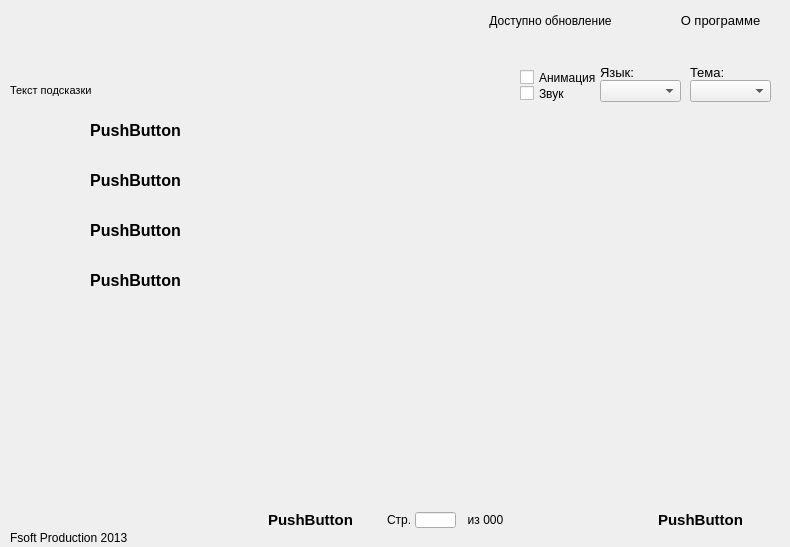
<?xml version="1.0" encoding="UTF-8"?>
<ui version="4.0">
 <class>MainWindow</class>
 <widget class="QMainWindow" name="MainWindow">
  <property name="geometry">
   <rect>
    <x>0</x>
    <y>0</y>
    <width>790</width>
    <height>547</height>
   </rect>
  </property>
  <property name="sizePolicy">
   <sizepolicy hsizetype="Preferred" vsizetype="Preferred">
    <horstretch>0</horstretch>
    <verstretch>0</verstretch>
   </sizepolicy>
  </property>
  <property name="mouseTracking">
   <bool>true</bool>
  </property>
  <property name="windowTitle">
   <string>MainWindow</string>
  </property>
  <widget class="QWidget" name="centralWidget">
   <property name="mouseTracking">
    <bool>true</bool>
   </property>
   <widget class="QLabel" name="button_next_back">
    <property name="geometry">
     <rect>
      <x>635</x>
      <y>504</y>
      <width>136</width>
      <height>32</height>
     </rect>
    </property>
    <property name="styleSheet">
     <string notr="true">QLabel {color: rgb(21, 0, 255);}</string>
    </property>
    <property name="text">
     <string/>
    </property>
    <property name="pixmap">
     <pixmap resource="resources.qrc">:/nextback.png</pixmap>
    </property>
    <property name="alignment">
     <set>Qt::AlignCenter</set>
    </property>
   </widget>
   <widget class="QLabel" name="button_1_back">
    <property name="geometry">
     <rect>
      <x>24</x>
      <y>110</y>
      <width>186</width>
      <height>34</height>
     </rect>
    </property>
    <property name="mouseTracking">
     <bool>true</bool>
    </property>
    <property name="styleSheet">
     <string notr="true">QLabel {color: rgb(21, 0, 255);}</string>
    </property>
    <property name="text">
     <string/>
    </property>
    <property name="pixmap">
     <pixmap resource="resources.qrc">:/button.png</pixmap>
    </property>
    <property name="alignment">
     <set>Qt::AlignCenter</set>
    </property>
   </widget>
   <widget class="QLabel" name="button_2_back">
    <property name="geometry">
     <rect>
      <x>24</x>
      <y>160</y>
      <width>186</width>
      <height>34</height>
     </rect>
    </property>
    <property name="mouseTracking">
     <bool>true</bool>
    </property>
    <property name="styleSheet">
     <string notr="true">QLabel {color: rgb(21, 0, 255);}</string>
    </property>
    <property name="text">
     <string/>
    </property>
    <property name="pixmap">
     <pixmap resource="resources.qrc">:/button.png</pixmap>
    </property>
    <property name="alignment">
     <set>Qt::AlignCenter</set>
    </property>
   </widget>
   <widget class="QLabel" name="button_3_back">
    <property name="geometry">
     <rect>
      <x>24</x>
      <y>210</y>
      <width>186</width>
      <height>34</height>
     </rect>
    </property>
    <property name="mouseTracking">
     <bool>true</bool>
    </property>
    <property name="styleSheet">
     <string notr="true">QLabel {color: rgb(21, 0, 255);}</string>
    </property>
    <property name="text">
     <string/>
    </property>
    <property name="pixmap">
     <pixmap resource="resources.qrc">:/button.png</pixmap>
    </property>
    <property name="alignment">
     <set>Qt::AlignCenter</set>
    </property>
   </widget>
   <widget class="QLabel" name="button_back_back">
    <property name="geometry">
     <rect>
      <x>240</x>
      <y>504</y>
      <width>136</width>
      <height>32</height>
     </rect>
    </property>
    <property name="styleSheet">
     <string notr="true">QLabel {color: rgb(21, 0, 255);}</string>
    </property>
    <property name="text">
     <string/>
    </property>
    <property name="pixmap">
     <pixmap resource="resources.qrc">:/nextback.png</pixmap>
    </property>
    <property name="alignment">
     <set>Qt::AlignCenter</set>
    </property>
   </widget>
   <widget class="QLabel" name="background">
    <property name="geometry">
     <rect>
      <x>0</x>
      <y>0</y>
      <width>790</width>
      <height>547</height>
     </rect>
    </property>
    <property name="mouseTracking">
     <bool>true</bool>
    </property>
    <property name="text">
     <string/>
    </property>
    <property name="pixmap">
     <pixmap resource="resources.qrc">:/back.png</pixmap>
    </property>
   </widget>
   <widget class="QPushButton" name="button_1">
    <property name="geometry">
     <rect>
      <x>40</x>
      <y>110</y>
      <width>191</width>
      <height>41</height>
     </rect>
    </property>
    <property name="font">
     <font>
      <pointsize>12</pointsize>
      <weight>75</weight>
      <bold>true</bold>
     </font>
    </property>
    <property name="mouseTracking">
     <bool>true</bool>
    </property>
    <property name="focusPolicy">
     <enum>Qt::NoFocus</enum>
    </property>
    <property name="text">
     <string>PushButton</string>
    </property>
    <property name="flat">
     <bool>true</bool>
    </property>
   </widget>
   <widget class="QComboBox" name="theme_box">
    <property name="geometry">
     <rect>
      <x>690</x>
      <y>80</y>
      <width>81</width>
      <height>22</height>
     </rect>
    </property>
    <property name="mouseTracking">
     <bool>true</bool>
    </property>
    <property name="focusPolicy">
     <enum>Qt::NoFocus</enum>
    </property>
    <property name="toolTip">
     <string notr="true" comment="ikhkjhkjh" extracomment="n nbmnb"/>
    </property>
    <property name="statusTip">
     <string/>
    </property>
    <property name="whatsThis">
     <string/>
    </property>
    <property name="maxVisibleItems">
     <number>20</number>
    </property>
    <property name="frame">
     <bool>true</bool>
    </property>
   </widget>
   <widget class="QLabel" name="substrate">
    <property name="geometry">
     <rect>
      <x>0</x>
      <y>0</y>
      <width>790</width>
      <height>547</height>
     </rect>
    </property>
    <property name="mouseTracking">
     <bool>true</bool>
    </property>
    <property name="text">
     <string/>
    </property>
    <property name="pixmap">
     <pixmap resource="resources.qrc">:/substrate.png</pixmap>
    </property>
   </widget>
   <widget class="QPushButton" name="button_2">
    <property name="geometry">
     <rect>
      <x>40</x>
      <y>160</y>
      <width>191</width>
      <height>41</height>
     </rect>
    </property>
    <property name="font">
     <font>
      <pointsize>12</pointsize>
      <weight>75</weight>
      <bold>true</bold>
     </font>
    </property>
    <property name="mouseTracking">
     <bool>true</bool>
    </property>
    <property name="focusPolicy">
     <enum>Qt::NoFocus</enum>
    </property>
    <property name="text">
     <string>PushButton</string>
    </property>
    <property name="flat">
     <bool>true</bool>
    </property>
   </widget>
   <widget class="QPushButton" name="button_3">
    <property name="geometry">
     <rect>
      <x>40</x>
      <y>210</y>
      <width>191</width>
      <height>41</height>
     </rect>
    </property>
    <property name="font">
     <font>
      <pointsize>12</pointsize>
      <weight>75</weight>
      <bold>true</bold>
     </font>
    </property>
    <property name="mouseTracking">
     <bool>true</bool>
    </property>
    <property name="focusPolicy">
     <enum>Qt::NoFocus</enum>
    </property>
    <property name="text">
     <string>PushButton</string>
    </property>
    <property name="flat">
     <bool>true</bool>
    </property>
   </widget>
   <widget class="QLabel" name="button_4_back">
    <property name="geometry">
     <rect>
      <x>24</x>
      <y>260</y>
      <width>186</width>
      <height>34</height>
     </rect>
    </property>
    <property name="mouseTracking">
     <bool>true</bool>
    </property>
    <property name="styleSheet">
     <string notr="true">QLabel {color: rgb(21, 0, 255);}</string>
    </property>
    <property name="text">
     <string/>
    </property>
    <property name="pixmap">
     <pixmap resource="resources.qrc">:/button.png</pixmap>
    </property>
    <property name="alignment">
     <set>Qt::AlignCenter</set>
    </property>
   </widget>
   <widget class="QPushButton" name="button_4">
    <property name="geometry">
     <rect>
      <x>40</x>
      <y>260</y>
      <width>191</width>
      <height>41</height>
     </rect>
    </property>
    <property name="font">
     <font>
      <pointsize>12</pointsize>
      <weight>75</weight>
      <bold>true</bold>
     </font>
    </property>
    <property name="mouseTracking">
     <bool>true</bool>
    </property>
    <property name="focusPolicy">
     <enum>Qt::NoFocus</enum>
    </property>
    <property name="text">
     <string>PushButton</string>
    </property>
    <property name="flat">
     <bool>true</bool>
    </property>
   </widget>
   <widget class="QPushButton" name="button_back">
    <property name="geometry">
     <rect>
      <x>245</x>
      <y>504</y>
      <width>131</width>
      <height>31</height>
     </rect>
    </property>
    <property name="font">
     <font>
      <pointsize>11</pointsize>
      <weight>75</weight>
      <bold>true</bold>
     </font>
    </property>
    <property name="mouseTracking">
     <bool>true</bool>
    </property>
    <property name="focusPolicy">
     <enum>Qt::NoFocus</enum>
    </property>
    <property name="text">
     <string>PushButton</string>
    </property>
    <property name="flat">
     <bool>true</bool>
    </property>
   </widget>
   <widget class="QPushButton" name="button_next">
    <property name="geometry">
     <rect>
      <x>635</x>
      <y>504</y>
      <width>131</width>
      <height>31</height>
     </rect>
    </property>
    <property name="font">
     <font>
      <pointsize>11</pointsize>
      <weight>75</weight>
      <bold>true</bold>
     </font>
    </property>
    <property name="mouseTracking">
     <bool>true</bool>
    </property>
    <property name="focusPolicy">
     <enum>Qt::NoFocus</enum>
    </property>
    <property name="text">
     <string>PushButton</string>
    </property>
    <property name="flat">
     <bool>true</bool>
    </property>
   </widget>
   <widget class="QLabel" name="main_area">
    <property name="geometry">
     <rect>
      <x>235</x>
      <y>106</y>
      <width>541</width>
      <height>436</height>
     </rect>
    </property>
    <property name="sizePolicy">
     <sizepolicy hsizetype="Preferred" vsizetype="Preferred">
      <horstretch>0</horstretch>
      <verstretch>0</verstretch>
     </sizepolicy>
    </property>
    <property name="mouseTracking">
     <bool>true</bool>
    </property>
    <property name="text">
     <string/>
    </property>
    <property name="pixmap">
     <pixmap resource="resources.qrc">:/main_area.png</pixmap>
    </property>
    <property name="scaledContents">
     <bool>true</bool>
    </property>
   </widget>
   <widget class="QLabel" name="pages_number_text">
    <property name="geometry">
     <rect>
      <x>387</x>
      <y>512</y>
      <width>171</width>
      <height>16</height>
     </rect>
    </property>
    <property name="mouseTracking">
     <bool>true</bool>
    </property>
    <property name="text">
     <string>Стр.                 из 000</string>
    </property>
   </widget>
   <widget class="QLineEdit" name="pages_number_edit">
    <property name="geometry">
     <rect>
      <x>415</x>
      <y>512</y>
      <width>41</width>
      <height>16</height>
     </rect>
    </property>
    <property name="focusPolicy">
     <enum>Qt::ClickFocus</enum>
    </property>
   </widget>
   <widget class="QLabel" name="button_save_back">
    <property name="geometry">
     <rect>
      <x>600</x>
      <y>510</y>
      <width>22</width>
      <height>22</height>
     </rect>
    </property>
    <property name="mouseTracking">
     <bool>true</bool>
    </property>
    <property name="text">
     <string/>
    </property>
    <property name="pixmap">
     <pixmap resource="resources.qrc">:/save_button.png</pixmap>
    </property>
   </widget>
   <widget class="QLabel" name="button_search_back">
    <property name="geometry">
     <rect>
      <x>570</x>
      <y>510</y>
      <width>22</width>
      <height>22</height>
     </rect>
    </property>
    <property name="mouseTracking">
     <bool>true</bool>
    </property>
    <property name="text">
     <string/>
    </property>
    <property name="pixmap">
     <pixmap resource="resources.qrc">:/search_button.png</pixmap>
    </property>
   </widget>
   <widget class="QPushButton" name="button_save">
    <property name="geometry">
     <rect>
      <x>610</x>
      <y>510</y>
      <width>22</width>
      <height>22</height>
     </rect>
    </property>
    <property name="mouseTracking">
     <bool>true</bool>
    </property>
    <property name="focusPolicy">
     <enum>Qt::NoFocus</enum>
    </property>
    <property name="text">
     <string/>
    </property>
    <property name="checkable">
     <bool>false</bool>
    </property>
    <property name="flat">
     <bool>true</bool>
    </property>
   </widget>
   <widget class="QPushButton" name="button_search">
    <property name="geometry">
     <rect>
      <x>580</x>
      <y>510</y>
      <width>22</width>
      <height>22</height>
     </rect>
    </property>
    <property name="mouseTracking">
     <bool>true</bool>
    </property>
    <property name="focusPolicy">
     <enum>Qt::NoFocus</enum>
    </property>
    <property name="text">
     <string/>
    </property>
    <property name="checkable">
     <bool>false</bool>
    </property>
    <property name="flat">
     <bool>true</bool>
    </property>
   </widget>
   <widget class="QLabel" name="label_copyright">
    <property name="geometry">
     <rect>
      <x>10</x>
      <y>530</y>
      <width>131</width>
      <height>16</height>
     </rect>
    </property>
    <property name="text">
     <string>Fsoft Production 2013</string>
    </property>
   </widget>
   <widget class="QPushButton" name="button_about">
    <property name="geometry">
     <rect>
      <x>670</x>
      <y>10</y>
      <width>101</width>
      <height>21</height>
     </rect>
    </property>
    <property name="font">
     <font>
      <pointsize>10</pointsize>
     </font>
    </property>
    <property name="focusPolicy">
     <enum>Qt::NoFocus</enum>
    </property>
    <property name="text">
     <string>О программе</string>
    </property>
    <property name="flat">
     <bool>true</bool>
    </property>
   </widget>
   <widget class="QLabel" name="label_help">
    <property name="geometry">
     <rect>
      <x>10</x>
      <y>70</y>
      <width>461</width>
      <height>41</height>
     </rect>
    </property>
    <property name="font">
     <font>
      <pointsize>8</pointsize>
      <weight>50</weight>
      <bold>false</bold>
      <stylestrategy>PreferDefault</stylestrategy>
     </font>
    </property>
    <property name="text">
     <string>Текст подсказки</string>
    </property>
   </widget>
   <widget class="QLabel" name="label_text_theme">
    <property name="geometry">
     <rect>
      <x>690</x>
      <y>62</y>
      <width>91</width>
      <height>21</height>
     </rect>
    </property>
    <property name="font">
     <font>
      <pointsize>10</pointsize>
      <weight>50</weight>
      <bold>false</bold>
      <stylestrategy>PreferDefault</stylestrategy>
     </font>
    </property>
    <property name="text">
     <string>Тема:</string>
    </property>
   </widget>
   <widget class="QCheckBox" name="checkBox_sound">
    <property name="geometry">
     <rect>
      <x>520</x>
      <y>85</y>
      <width>81</width>
      <height>17</height>
     </rect>
    </property>
    <property name="focusPolicy">
     <enum>Qt::NoFocus</enum>
    </property>
    <property name="text">
     <string>Звук</string>
    </property>
   </widget>
   <widget class="QCheckBox" name="checkBox_animation">
    <property name="geometry">
     <rect>
      <x>520</x>
      <y>69</y>
      <width>81</width>
      <height>17</height>
     </rect>
    </property>
    <property name="focusPolicy">
     <enum>Qt::NoFocus</enum>
    </property>
    <property name="text">
     <string>Анимация</string>
    </property>
   </widget>
   <widget class="QLabel" name="button_help_back">
    <property name="geometry">
     <rect>
      <x>480</x>
      <y>75</y>
      <width>22</width>
      <height>22</height>
     </rect>
    </property>
    <property name="mouseTracking">
     <bool>true</bool>
    </property>
    <property name="text">
     <string/>
    </property>
    <property name="pixmap">
     <pixmap resource="resources.qrc">:/help_button.png</pixmap>
    </property>
   </widget>
   <widget class="QPushButton" name="button_help">
    <property name="geometry">
     <rect>
      <x>470</x>
      <y>76</y>
      <width>22</width>
      <height>22</height>
     </rect>
    </property>
    <property name="mouseTracking">
     <bool>true</bool>
    </property>
    <property name="focusPolicy">
     <enum>Qt::NoFocus</enum>
    </property>
    <property name="text">
     <string/>
    </property>
    <property name="checkable">
     <bool>false</bool>
    </property>
    <property name="flat">
     <bool>true</bool>
    </property>
   </widget>
   <widget class="QPushButton" name="button_update">
    <property name="geometry">
     <rect>
      <x>440</x>
      <y>0</y>
      <width>221</width>
      <height>41</height>
     </rect>
    </property>
    <property name="mouseTracking">
     <bool>true</bool>
    </property>
    <property name="focusPolicy">
     <enum>Qt::NoFocus</enum>
    </property>
    <property name="text">
     <string>Доступно обновление</string>
    </property>
    <property name="flat">
     <bool>true</bool>
    </property>
   </widget>
   <widget class="QComboBox" name="language_box">
    <property name="geometry">
     <rect>
      <x>600</x>
      <y>80</y>
      <width>81</width>
      <height>22</height>
     </rect>
    </property>
    <property name="mouseTracking">
     <bool>true</bool>
    </property>
    <property name="focusPolicy">
     <enum>Qt::NoFocus</enum>
    </property>
    <property name="toolTip">
     <string notr="true" comment="ikhkjhkjh" extracomment="n nbmnb"/>
    </property>
    <property name="statusTip">
     <string/>
    </property>
    <property name="whatsThis">
     <string/>
    </property>
    <property name="maxVisibleItems">
     <number>20</number>
    </property>
    <property name="frame">
     <bool>true</bool>
    </property>
   </widget>
   <widget class="QLabel" name="label_text_language">
    <property name="geometry">
     <rect>
      <x>600</x>
      <y>62</y>
      <width>91</width>
      <height>21</height>
     </rect>
    </property>
    <property name="font">
     <font>
      <pointsize>10</pointsize>
      <weight>50</weight>
      <bold>false</bold>
      <stylestrategy>PreferDefault</stylestrategy>
     </font>
    </property>
    <property name="text">
     <string>Язык:</string>
    </property>
   </widget>
   <zorder>background</zorder>
   <zorder>substrate</zorder>
   <zorder>main_area</zorder>
   <zorder>button_back_back</zorder>
   <zorder>button_next_back</zorder>
   <zorder>button_1_back</zorder>
   <zorder>button_2_back</zorder>
   <zorder>button_3_back</zorder>
   <zorder>button_1</zorder>
   <zorder>theme_box</zorder>
   <zorder>button_2</zorder>
   <zorder>button_3</zorder>
   <zorder>button_4_back</zorder>
   <zorder>button_4</zorder>
   <zorder>button_back</zorder>
   <zorder>button_next</zorder>
   <zorder>pages_number_text</zorder>
   <zorder>button_save_back</zorder>
   <zorder>button_search_back</zorder>
   <zorder>button_save</zorder>
   <zorder>button_search</zorder>
   <zorder>label_copyright</zorder>
   <zorder>button_about</zorder>
   <zorder>label_help</zorder>
   <zorder>label_text_theme</zorder>
   <zorder>checkBox_sound</zorder>
   <zorder>checkBox_animation</zorder>
   <zorder>button_help_back</zorder>
   <zorder>button_help</zorder>
   <zorder>button_update</zorder>
   <zorder>language_box</zorder>
   <zorder>label_text_language</zorder>
   <zorder>pages_number_edit</zorder>
  </widget>
 </widget>
 <layoutdefault spacing="6" margin="11"/>
 <tabstops>
  <tabstop>theme_box</tabstop>
  <tabstop>button_1</tabstop>
  <tabstop>button_2</tabstop>
  <tabstop>button_3</tabstop>
  <tabstop>button_4</tabstop>
  <tabstop>button_back</tabstop>
  <tabstop>button_next</tabstop>
 </tabstops>
 <resources>
  <include location="resources.qrc"/>
 </resources>
 <connections/>
</ui>
